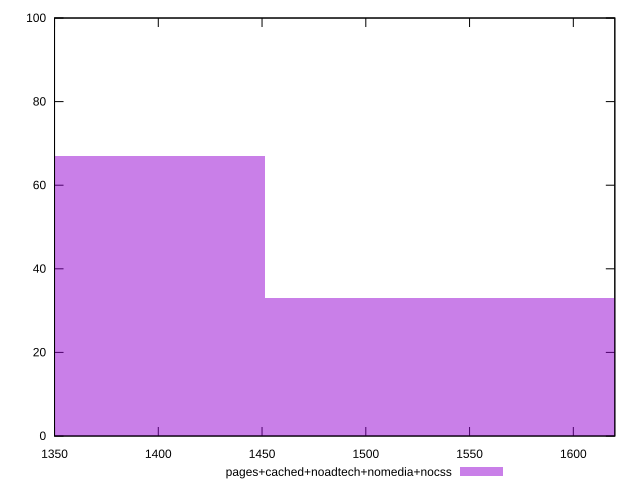

gnuplot code for this plot:
reset

$pagesCachedNoadtechNomediaNocss <<EOF
1536.7569489348284 33
1366.0061768309586 67
EOF

set key outside below
set boxwidth 170.75077210386982
set xrange [1350:1620]
set yrange [0:100]
set trange [0:100]
set style fill transparent solid 0.5 noborder
set terminal svg size 640, 490 enhanced background rgb 'white'
set output "report_00017_2021-02-10T15-08-03.406Z/uses-text-compression/comparison/histogram/4_vs_5.svg"

plot $pagesCachedNoadtechNomediaNocss title "pages+cached+noadtech+nomedia+nocss" with boxes

reset
